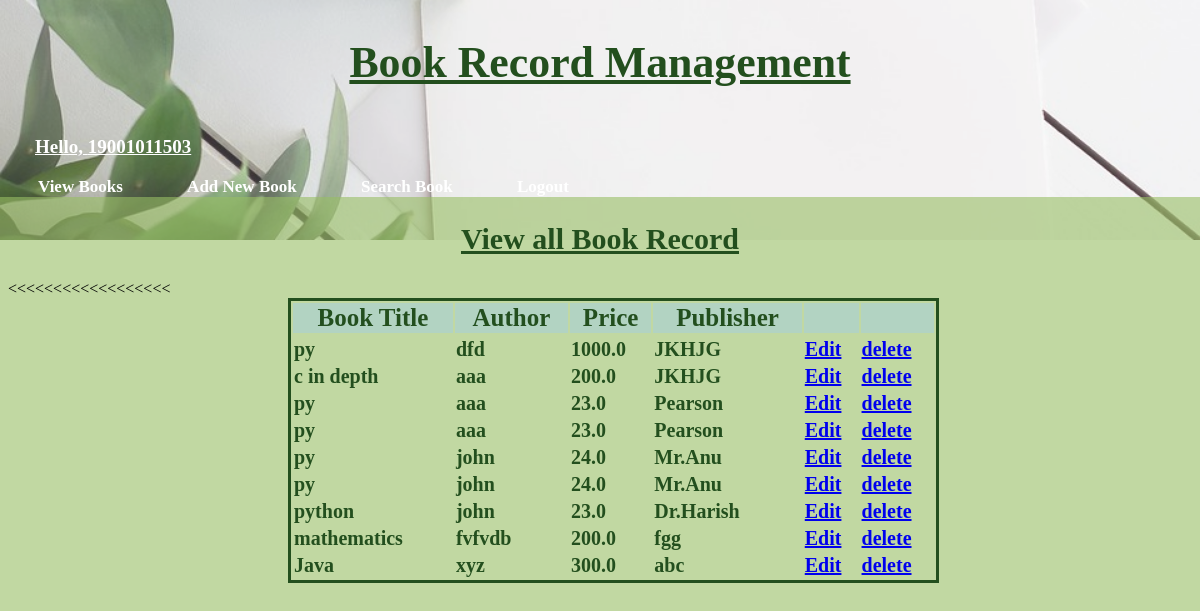
Screenshot of /brm/view-books/ (signed in) with the database file from the repository.
### brm/models.py (models this page shows)
class Book(models.Model):
    title=models.CharField(max_length=100)
    author=models.CharField(max_length=100)
    price=models.FloatField()
    publisher=models.CharField(max_length=100)

### brm/views.py (the view)
# urls.py: path('view-books/',views.viewBooks),
@login_required(login_url='http://localhost:2000/brm/login/')
def viewBooks(request):
    books=models.Book.objects.all()
    res=render(request,'brm/view_books.html',{'books':books})
    return res

### templates/brm/view_books.html (shortened to what this page needs)
<!DOCTYPE html>
{% load static %}
<html lang="en" dir="ltr">
  <head>
<link rel="stylesheet" href= "{% static 'css/view.css' %}">
  </head>
  <body>
<div class="super">
  <div class="head" id="header">
      <h1 > Book Record Management</h1>
      <p  >Hello, {{request.session.username}}</p>
      <div id="nav">
        <a href="http://localhost:2000/brm/view-books">View Books </a>
                <a href="http://localhost:2000/brm/new-book">Add New Book </a>
                        <a href="http://localhost:2000/brm/search-book">Search Book </a>
                                  <a href="http://localhost:2000/brm/logout/">Logout</a>
                                  </div>
    </div>
<div id="main" class="foot">
  <h2>View all Book Record</h2>
<table>
  <tr>
   <th>Book Title</th>
   <th>Author</th>
   <th>Price</th>
   <th>Publisher</th>
   <th></th>
<th></th>
   <tr>
     {% for book in books %}
     <tr>
   <td>{{book.title}}</td>
       <td>{{book.author}}</td>
       <td>{{book.price}}</td>
       <td>{{book.publisher}}</td>
       <<td><a href="http://localhost:2000/brm/edit-book?bookid={{book.id}}">Edit </a></td>
              <<td><a href="http://localhost:2000/brm/delete-book?bookid={{book.id}}">delete </a></td>
     </tr>
     {% endfor %}
   </tr>
  </tr>
</table>
</div>
</div>
  </body>
</html>

### static/css/view.css (style rules this page uses)
#header { display: flex; flex-direction: column; }
#header h1 { text-align: center; font-size:43.8px; color: #234F1E; text-decoration: underline; font-family: cursive; }
#header a { padding: 20px; margin:10px; font-size: 17px; text-decoration: none; color:white; font-weight: bolder; }
#header p { font-size: 19px; font-family:Arial Black; font-weight: bold; position: relative; left:27px; color: white; text-decoration: underline; }
#main { display: flex; flex-direction: column; }
#main::before { content:""; position:absolute; background-color:#98BF64; height:70%; width:100%; z-index: -1; opacity: 0.6; left: 0; }
#main h2 { font-size:30px; color: #234F1E; font-family: cursive; text-align: center; text-decoration: underline; }
#main table { width:55%; height:70px; border: 3px solid #234F1E; position: relative; left:280px; }
#main table th { font-family: cursive; font-size:25px; color: #234F1E; background-color: #B2D3C2 ; }
#main table td { font-family: cursive; font-size:20px; color: #234F1E; font-weight:bolder; }

### rows the page displays
Book: title "py", author "dfd", price "1000.0", publisher "JKHJG"
Book: title "c in depth", author "aaa", price "200.0", publisher "JKHJG"
Book: title "py", author "aaa", price "23.0", publisher "Pearson"
Book: title "py", author "aaa", price "23.0", publisher "Pearson"
Book: title "py", author "john", price "24.0", publisher "Mr.Anu"
Book: title "py", author "john", price "24.0", publisher "Mr.Anu"
Book: title "python", author "john", price "23.0", publisher "Dr.Harish"
Book: title "mathematics", author "fvfvdb", price "200.0", publisher "fgg"
Book: title "Java", author "xyz", price "300.0", publisher "abc"

### other values shown
{{ request.session.username }} "19001011503"
